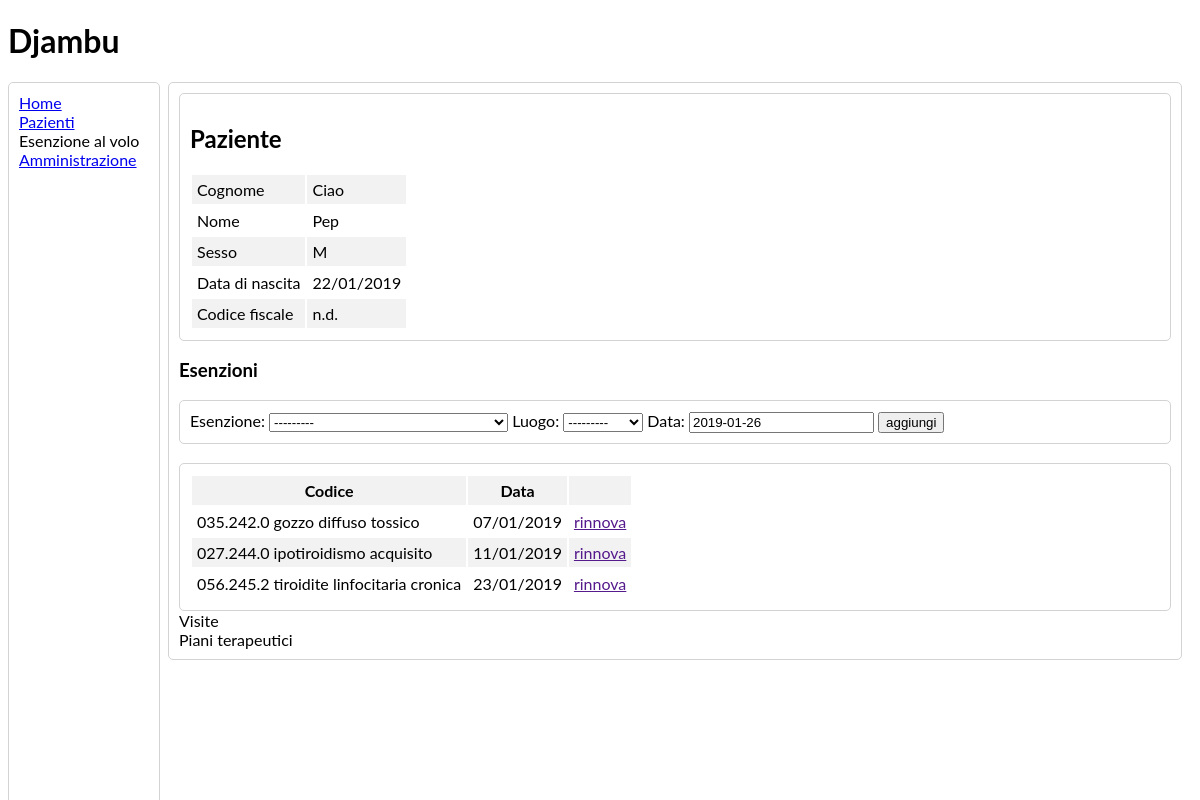
Screenshot of /patients/1/ with the database file from the repository.
### patients/models.py (models this page shows, shortened)
class Patient(models.Model): # TODO: make fields mandatory
    last_name = models.CharField(max_length=50, verbose_name='cognome')
    first_name = models.CharField(max_length=50, verbose_name='nome')
    sex = models.CharField(max_length=1, choices=SEX_CHOICES, verbose_name='sesso')
    birth_date = models.DateField(verbose_name='data di nascita')
    birth_place = models.CharField(max_length=100, blank=True, null=True,
                                   verbose_name='luogo di nascita')
    fiscal_code = models.CharField(max_length=16, blank=True, null=True,
                                   verbose_name='codice fiscale')
    address = models.CharField(max_length=200, blank=True, null=True,
                               verbose_name='indirizzo')
    class Meta:
        verbose_name = 'paziente'
        verbose_name_plural = 'pazienti'

class Exemption(models.Model):
    patient = models.ForeignKey(Patient, on_delete=models.SET_NULL, null=True,
                                blank=True, verbose_name='paziente')
    exemption = models.ForeignKey(ExemptionCodes, on_delete=models.SET_NULL,
                                  null=True, verbose_name='esenzione')
    name = models.CharField(max_length=150, null=True, default=' ',
                            blank=True, verbose_name='nome paziente')
    birth_place = models.CharField(max_length=50, null=True, blank=True,
                                   verbose_name='luogo di nascita',
                                   default=None)
    birth_date = models.DateField(verbose_name='data di nascita', null=True,
                                  blank=True, default=None)
    signature_place = models.ForeignKey(Place, verbose_name='luogo',
                                        on_delete=models.CASCADE)
    signature_date = models.DateField(verbose_name='data',
                                      default=utils.timezone.now)
    class Meta:
        verbose_name = 'esenzione'
        verbose_name_plural = 'esenzioni'

class ExemptionCodes(models.Model):
    code = models.CharField(max_length=10, verbose_name='codice')
    name = models.CharField(max_length=200, verbose_name='nome')
    def __str__(self):
        return self.code + ' ' + self.name
    class Meta:
        verbose_name = 'codice esenzione'
        verbose_name_plural = 'codici esenzione'

### patients/views.py (the view)
# urls.py: path('<int:pk>/', PatientDetailView.as_view(),
class PatientDetailView(DetailView):
    model = Patient
    template_name = 'patients/patient_detail.html'
    def get_context_data(self, **kwargs):
        context = super().get_context_data(**kwargs)
        context['exemptions'] = Exemption.objects.filter(
                patient_id=self.object.pk)
        context['exemption_form'] = RapidExemptionForm()
        return context

### patients/forms.py
class RapidExemptionForm(forms.ModelForm):
    class Meta:
        model = Exemption
        fields = ['patient', 'exemption', 'signature_place', 'signature_date']

### patients/models.py (called while the page is built)
    def __str__(self):
        return self.municipality

### patients/templates/patients/patient_detail.html (shortened to what this page needs)
{% extends './base_djambu.html' %}
{% block content %}
  <div class="round-border-panel">
    <div class="round-border-panel">
      <h2>Paziente</h2>
        <table class="table-no-background">
          <tr>
            <td>Cognome</td>
            <td>{{ object.last_name|capfirst }}</td>
          </tr>
          <tr>
            <td>Nome</td>
            <td>{{ object.first_name|capfirst }}</td>
          </tr>
          <tr>
            <td>Sesso</td>
            <td>{{ object.sex|capfirst }}</td>
          </tr>
          <tr>
            <td>Data di nascita</td>
            <td>{{ object.birth_date|date:'d/m/Y' }}</td>
          </tr>
          <tr>
            <td>Codice fiscale</td>
            <td>{{ object.fiscal_code|default:'n.d.' }}</td>
          </tr>
        </table>
     </div>
    {% include 'patients/panel_exemptions.html' %}
    Visite <br>
    Piani terapeutici <br>
  </div>
{% endblock %}

### patients/templates/patients/panel_exemptions.html
<h3>Esenzioni</h3>
{% include 'patients/rapid_exemption_form.html' %}<br>
<div class="round-border-panel">
  <table>
    <tr>
      <th>Codice</th>
      <th>Data</th>
      <th></th>
    </tr>
    {% for e in exemptions %}
      <tr>
        <td>{{ e.exemption }}</td>
        <td>{{ e.signature_date|date:'d/m/Y' }}</td>
        <td><a href="">rinnova</a><br></td>
      </tr>
    {% endfor %}
  </table>
</div>

### patients/static/patients/css/style.css (style rules this page uses)
body { font-family: Lato, sans-serif; }
th, td { padding: 5px; }
tr:nth-child(odd) { background-color: #f2f2f2; }
.round-border-panel { border: 1px solid lightgrey; border-radius: 5px; padding: 10px; }

### rows the page displays
Patient: last_name "Ciao", first_name "Pep", sex "M", birth_date "22/01/2019", fiscal_code "n.d."
Exemption: exemption "035.242.0 gozzo diffuso tossico", signature_date "07/01/2019"
Exemption: exemption "027.244.0 ipotiroidismo acquisito", signature_date "11/01/2019"
Exemption: exemption "056.245.2 tiroidite linfocitaria cronica", signature_date "23/01/2019"

### other values shown
{{ exemption_form.exemption.label_tag }} "Esenzione:"
{{ exemption_form.signature_place.label_tag }} "Luogo:"
{{ exemption_form.signature_date.label_tag }} "Data:"
